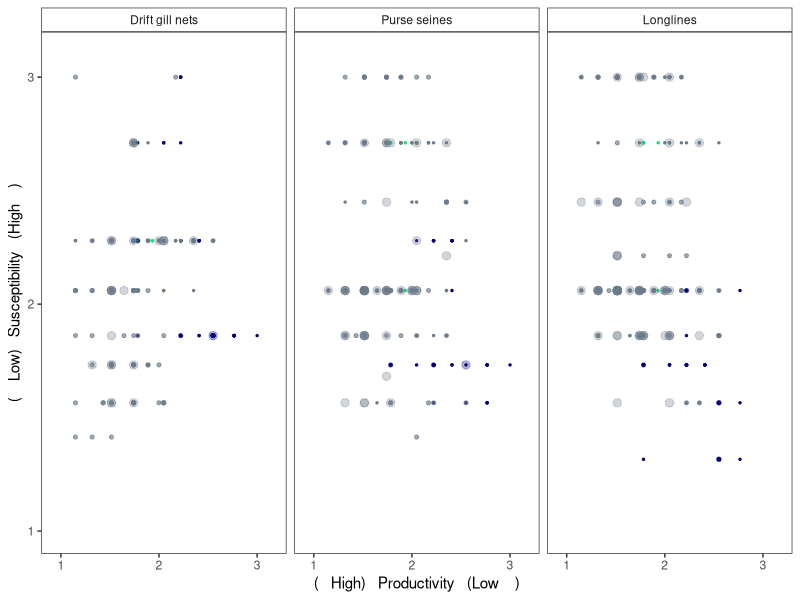
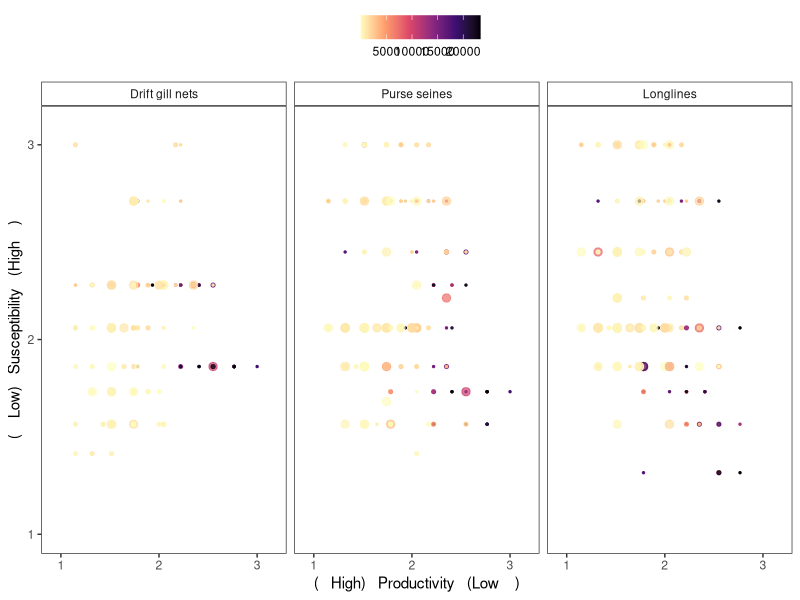
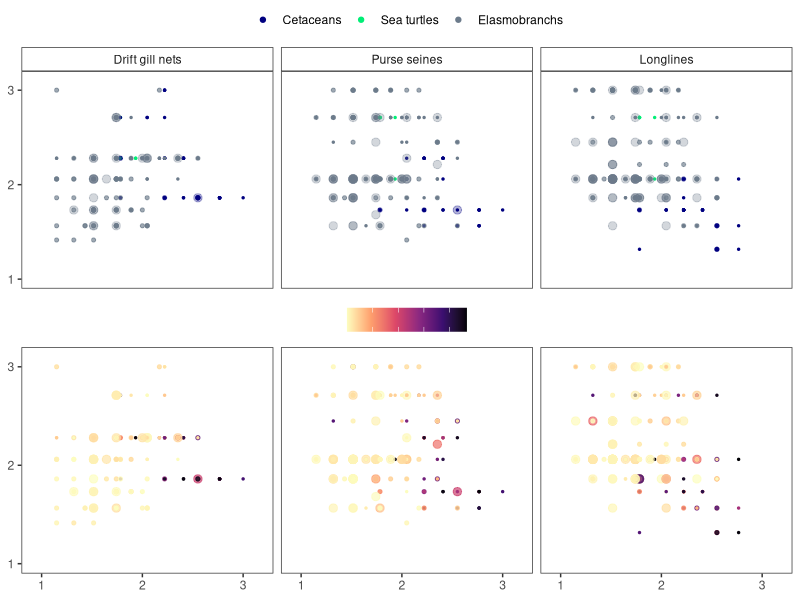

Write R code to recreate these figures, in order.
## ---- chunk 1

library(tidyverse)
library(here)
library(pillar)
library(forcats)
library(RColorBrewer)
library(ggrepel)
library(cowplot)
library(grid)
library(gridExtra)
library(ggpubr)

knitr::opts_chunk$set(echo = TRUE)
## ---- chunk 2

## load vulnerability summary 
psaplot.dat <- read_csv(here("_results/Vulnerability/V_scores.csv")) ## first need to make the V123 scores
glimpse(psaplot.dat)

##prep
psaplot.dat <- psaplot.dat %>% mutate(tax_group=as_factor(tax_group))
levels(psaplot.dat$tax_group)
#      "Cetaceans"     "Sea turtles"   "Elasmobranchs" 
pal_taxgrp <- c("navy", "springgreen2", "slategray4")

## make data quality score numeric factor and rename gears for plot labels
psaplot.dat <- psaplot.dat %>% 
  mutate(data_qual123 = case_when(
           data_quality_score=="poor"~1, data_quality_score=="decent"~2, data_quality_score=="good"~3, TRUE~as.numeric(NA)),
         gear=case_when(
           gear=="GND"~"Drift gill nets", gear=="LLT"~"Longlines", gear=="PST"~"Purse seines", TRUE~""),
         gear=as_factor(gear))

## ---- chunk 3

glimpse(psaplot.dat)

SI.tax <- psaplot.dat %>%
  ggplot() + 
  geom_point(aes(x=S123, y=P, size=data_qual123, color=tax_group, alpha=data_qual123)) +
  scale_y_continuous(limits=c(1,3.1), breaks=seq(1,3,1), expand=expand_scale(add=c(0.2, 0.2))) +
  scale_x_continuous(limits=c(1,3.1), breaks=seq(1,3,1), expand=expand_scale(add=c(0.1, 0.1))) +
  scale_size_continuous(limits=c(1,3), breaks=seq(1,3,0.5), range=c(2.5, 0.5)) +
  scale_color_manual(values=pal_taxgrp) + 
  scale_alpha_continuous(range = c(0.3, 1)) +
  facet_wrap(~gear, nrow=1, strip.position="top") + # can put it right or left too
  labs(y="(   High)   Productivity   (Low    )", x= "(    Low)   Susceptibility   (High    )", color="", size="Data\nquality\nscore") +
  coord_flip() + 
  theme_bw() +
  theme(legend.position="none",
        strip.background =element_rect(fill="white"), # background of facet labels
        #strip.text.x = element_blank(), # remove facet labels
        panel.grid = element_blank()) +
  guides(size="none",
         alpha="none")
SI.tax

SI.risk <- psaplot.dat %>%
  ggplot() + 
  geom_point(aes(x=S123, y=P, size=data_qual123, color=ncells_spp, alpha=data_qual123)) +
  scale_y_continuous(limits=c(1,3.1), breaks=seq(1,3,1), expand=expand_scale(add=c(0.2, 0.2))) +
  scale_x_continuous(limits=c(1,3.1), breaks=seq(1,3,1), expand=expand_scale(add=c(0.1, 0.1))) +
  scale_size_continuous(limits=c(1,3), breaks=seq(1,3,0.5), range=c(2.5, 0.5)) +
  scale_color_viridis_c(option="magma", direction=-1) + 
  scale_alpha_continuous(range = c(0.7, 1)) +
  facet_wrap(~gear, nrow=1, strip.position="top") + # can put it right or left too
  labs(y="(   High)   Productivity   (Low    )", x= "(    Low)   Susceptibility   (High    )", color="", size="Data\nquality\nscore") +
  coord_flip() + 
  theme_bw() +
  theme(legend.position="top",
        strip.background =element_rect(fill="white"), # background of facet labels
        #strip.text.x = element_blank(), # remove facet labels
        panel.grid = element_blank()) +
  guides(size="none",
         alpha="none")
SI.risk
    
  
##<>><< plot grid

SI.grid <- grid.arrange(
             SI.tax + theme(legend.position="top",
                           legend.margin=margin(c(0.1,0.1,0.1,0.1)), # top, right, bottom, left margins
                           legend.title=element_blank(),
                           axis.title.y=element_blank(), # add in illustrator with font formatting and arrows
                           axis.title.x=element_blank(),
                           axis.text.x=element_blank(),
                           axis.ticks.x=element_blank()),
             SI.risk + theme(legend.position="top", 
                            legend.margin=margin(c(0.1,0.1,0.1,0.1)),
                            legend.title=element_blank(),
                            legend.text = element_blank(), # replace numbers with "small range" and "large range" in illustrator
                            axis.title.y=element_blank(),
                            axis.title.x=element_blank(),
                            strip.text.x=element_blank()),
            ncol=1, nrow=2,
            heights = c(3, 3))
SI.grid

ggsave(SI.grid, 
       width=7, height=6, units="in",
       dpi=600,
       filename="_results/figures/figS1_psaplot.eps",
       device=cairo_ps)

